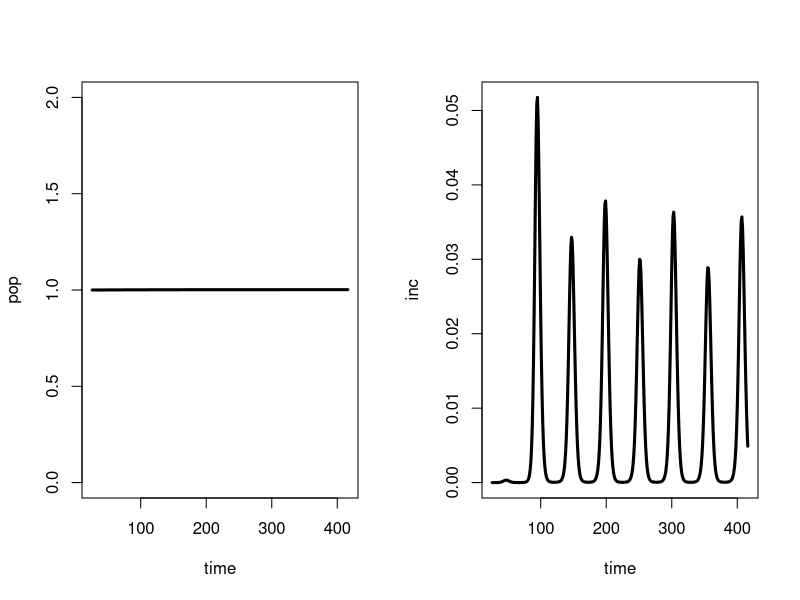

Write R code to recreate this figure.
########################## #
#SEIR model for RSV-------
########################## #

setwd("/home/phuong/phuonght/gitKraken_project/RSV")
library(deSolve)

######################################### #
# MODEL SETTINGS                     ----
######################################### #
pop_size          <- 10000000
num_days          <- 500
num_weeks         <- 52*8 # belgium data : 2012- 2018 * 2011 data is incomplete?
num_days_infected <- 10   #[ 8-11], 6.7 is original estimate
num_days_exposed  <- 4    # [2,6]
num_days_waning   <- 160  # [148, 164] best fit 
infected_seeds    <- 1 # ? 1= 1000

######################################### #
# INITIALIZE PARAMETERS AND POPULATION ----
######################################### #
#https://steemit.com/science/@fouad/x-history-of-math-symbols

#  population states
# S2 <- 0.9 # change this initial stage do change the pattern of peaks
S1 <- 0.1
E1 <- infected_seeds/pop_size
I1 <- 0
R1 <- 0

E2 <- infected_seeds/(2*pop_size)#
I2 <- 0
R2 <- 0
S2 <- 1 - S1- E1- E2

######################################### #
# SET FUNCTION PARAMETERS            ----
######################################### #
# set time frame
times      <- seq(26, num_weeks, by = 1)

# set initial health states
states     <- c(S1 = S1,E1 = E1, I1 = I1, R1 = R1,
                S2 = S2,E2 = E2, I2 = I2, R2 = R2)

# set parameters
params     <- c(sigma = 7/ num_days_exposed, #rate of movement from latent to infectious stage
                gamma = 7/num_days_infected, # recovery rate
                nu=  7/ num_days_waning,     # rate of loss of immunity
                eta1 = 1/(2*52),             # aging rate 
                eta2 = 1/(78*52),            # aging rate 
                eta = 1/(80*52),             # death rate in general
                mu = 1/(80*52),              # birth rate
                beta1 = 0.65,                # the degree of seasonality, range [0,1],higher value stronger seasonal drivers
                phi = 2.43,                  # phase shift?
                beta0 = 1.99,                #average transmission rate
                R0 = 3,                      # reproduction number
                delta = 0.65,                # scaled susceptibility
                alpha = 0.65                 # scaled infectiousness
)  

######################################### #
# CREATE SIRV FUNCTION               ----
######################################### #
# define a function for the ODE-solver with 3 function parameters (required)
#  * times  = current time point (not yet used here, in the absence of seasonality)
#  * states = current health states, to calculate updates
#  * params = epidemiogical parameters, used in the differential equations
#
# Note: updating the health states over time and keeping track of the changes, is handled by the
# ode-function of the 'deSolve' package.
sirv_func <- function(t, states, params) {
  
  with(as.list(c(states, params)),
       {
         
         # define variables
         P <- (S1+E1+I1+R1+S2+E2+I2+R2)
         beta <- beta0*(1+beta1*cos(2*pi*t/52+phi))
         
         
         # calculate state changes
         dS1 <- mu - beta*S1*(I1+alpha*I2) - eta1*S1 + nu*R1
         dE1 <- beta*S1*(I1+alpha*I2) - eta1*E1 - sigma*E1 
         dI1 <- sigma*E1 - eta1*I1 - gamma*I1
         dR1 <- gamma*I1 - eta1*R1 - nu*R1
         dS2 <- eta1*S1 - delta*beta*S2*(I1+alpha*I2) - eta2*S2 + nu*R2
         dE2 <- eta1*E1 + delta*beta*S2*(I1+alpha*I2) - eta2*E2 - sigma*E2
         dI2 <- eta1*I1 + sigma*E2 - eta2*I2 - gamma*I2
         dR2 <- eta1*R1 + gamma*I2 - eta2*R2 - nu*R2
         
         # return (dS, dI, dR) as a vector in a list (required for the 'solve' function)
         return(list(c(dS1, dE1, dI1, dR1,dS2, dE2, dI2, dR2)))
       }
  )
}

######################################### #
# SOLVE ODE                          ----
######################################### #
# use the 'ode' function of deSolve package with our SIR function, health states and parameters
out <- ode(func = sirv_func, y = states, times = times, parms = params)
# plot(out)
# summary(out)

# par(mfrow = c(1,1))
# matplot(out[,1], out[,2:9], type = "l", xlab = "time", ylab = "population fraction")
# legend("topright", col = 1:8, lty = 1:8, legend = c("S", "E", "I","R","S2", "E2", "I2","R2"))


######################################### #
# PLOT RESULTS                       ----
######################################### #

# convert the 'out' matrix into a data-frame (to enable the use of '$' to access a column by name)
out <- as.data.frame(out)
out$S <- out[,"S1"] + out[,"S2"]
out$E <- out[,"E1"] + out[,"E2"]
out$I <- out[,"I1"] + out[,"I2"]
out$R <- out[,"R1"] + out[,"R2"]

# Total population
pop <- out[,"S1"] + out[,"E1"] + out[,"I1"] + out[,"R1"]+out[,"S2"] + out[,"E2"] + out[,"I2"] + out[,"R2"]
pop <- out[,"S"] + out[,"E"] + out[,"I"] + out[,"R"]
# weekly incidence
# inc <- params["report"]*params["gamma"]*out[,"E"]
inc <- params["sigma"]*out[,"E"]
# make a new panel
par(mfrow=c(1,2))
# more plots
time <- out[,"time"]
plot(time,pop,type='l',lwd=3,ylim = c(0,2))
plot(time,inc,type='l',lwd=3)

# par(mfrow = c(1,1))
# matplot(out[,1], out[,10:13], type = "l", xlab = "time", ylab = "population fraction")
# legend("topright", col = 1:8, lty = 1:8, legend = c("S", "E", "I","R"))

# # plot susceptible class
# par(mfrow = c(1,1))
# plot(out$S,
#      type = 'l',
#      xlab = 'Time',
#      ylab = 'Population fraction',
#      ylim = c(0,1.3),
#      col  = 4)
# lines(out$R, col=3)
# lines(out$I, col=2)
# lines(out$E, col=1)
# 
# # add legend
# legend(x      = 'top', 
#        legend = c('Susceptible','Infectious','Recovered',"Exposed"), 
#        col    = c(4,2,3,1), 
#        lwd    = 1,
#        ncol   = 3,
#        cex    = 0.9)
# 
